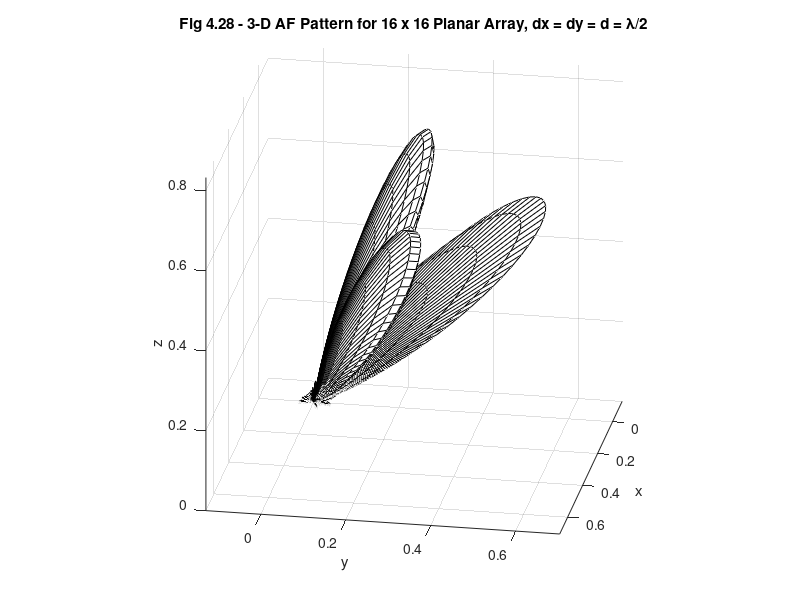

This chart was generated by the following MATLAB code:
%%%%%%%%%%%%%%%%%%%%%%%%%%%%%%%%%%%%%%%%%%%%%%%%%%%%%%%%%%%%%
%%                                                         %%
%% ******************************************************  %%
%% * Smart Antennas for Wireless Applications w/ Matlab *  %%
%% ******************************************************  %%
%%                                                         %%
%% Chapter 4: Fig 4.28                                     %%
%%                                                         %%
%% Author: Frank Gross                                     %%
%% McGraw-Hill, 2005                                       %%
%% Date:  9/12/2004                                        %%
%%                                                         %%
%% This code creates Fig 4.28, a 3-D plot of three spot    %%
%%     beams created by a 16x16 Square Planar Array with   %%
%%     spacing dx = dy = d, using Kaiser-Bessel Weights    %%
%%     for alpha = 3.                                      %%
%%%%%%%%%%%%%%%%%%%%%%%%%%%%%%%%%%%%%%%%%%%%%%%%%%%%%%%%%%%%%      

%%------------------- Define Variables:--------------------%%
% d - element spacing (lambda/2)                            %
% N - number of antenna elements in both x & y direction    %
% theta1 - beam 1 angle (30 deg)                            %
% phi1 - beam 1 angle (45 deg)                              %
% theta2 - beam 2 angle (45 deg)                            %
% phi2 - beam 2 angle (60 deg)                              %
% theta3 - beam 3 angle (45 deg)                            %
% phi3 - beam 3 angle (30 deg)                              %
% beta - Kaiser-Bessel attenuation parameter                % 
% Wn - normalized Kaiser-Bessel Weights                     %
% AF1 - Array Factor of Planar Array beam 1                 %
% AF2 - Array Factor of Planar Array beam 2                 %
% AF3 - Array Factor of Planar Array beam 3                 %
% AFn - Total Array Factor Pattern                          %
% x - spherical coordinate transform for AF in x direction  % 
% y - spherical coordinate transform for AF in y direction  %
% z - spherical coordinate transform for AF in z direction  %
%%---------------------------------------------------------%%

%%---------------------- Given Values ----------------------%%

d = 0.5;  N = 16; 

%- Angles -%

theta1 = pi/6;  phi1 = pi/4;
theta2 = pi/4;  phi2 = pi/3;
theta3 = pi/4;  phi3 = pi/6;

%- Weights -%

beta = 3;
Wn = kaiser(N,beta)/max(kaiser(N,beta));

%---------------------------%

th = [0:150]*pi/300;  ph = [0:150]*2*pi/150;  % Vector of angles, theta & phi
[Th,Ph] = meshgrid(th,ph);                    % Create array of angles based on vectors, theta & phi

%%------------------------ Create Array Factor for Beam 1 -----------------------------%%

AFx = 0;  AFy = 0;  % initial conditions

for i = 1:N
    AFx = AFx + Wn(i)*exp(-1j*(i - 1)*2*pi*d*(sin(Th).*cos(Ph) - sin(theta1).*cos(phi1)));
    AFy = AFy + Wn(i)*exp(-1j*(i - 1)*2*pi*d*(sin(Th).*sin(Ph) - sin(theta1).*sin(phi1)));
end

maxx = max(max(abs(AFx)));  maxy = max(max(abs(AFy)));  % maxima to normalize AF1

AF1 = AFx.*AFy/(maxx*maxy);

%%------------------------ Create Array Factor for Beam 2 -----------------------------%%

AFx = 0;  AFy = 0;  % reset intital conditions

for i = 1:N
    AFx = AFx + Wn(i)*exp(-1j*(i - 1)*2*pi*d*(sin(Th).*cos(Ph) - sin(theta2).*cos(phi2)));
    AFy = AFy + Wn(i)*exp(-1j*(i - 1)*2*pi*d*(sin(Th).*sin(Ph) - sin(theta2).*sin(phi2)));
end

maxx = max(max(abs(AFx)));  maxy = max(max(abs(AFy)));

AF2 = AFx.*AFy/(maxx*maxy);

%%------------------------ Create Array Factor for Beam 3 -----------------------------%%

AFx = 0;  AFy = 0;
for i = 1:N
    AFx = AFx + Wn(i)*exp(-1j*(i - 1)*2*pi*d*(sin(Th).*cos(Ph) - sin(theta3).*cos(phi3)));
    AFy = AFy + Wn(i)*exp(-1j*(i - 1)*2*pi*d*(sin(Th).*sin(Ph) - sin(theta3).*sin(phi3)));
end
maxx = max(max(abs(AFx)));  maxy = max(max(abs(AFy)));

AF3 = AFx.*AFy/(maxx*maxy);

%%------------------------ Create Normalized Array Factor -----------------------------%%

AFn = AF1 + AF2 + AF3;

%%-- Create Parametric Equations for Spherical Coordinates to Rectangular Coordinates --%%

x = abs(AFn).*sin(Th).*cos(Ph);
y = abs(AFn).*sin(Th).*sin(Ph);
z = abs(AFn).*cos(Th);

%%-------------------------- Plot Results ---------------------------%%

mesh(x,y,z)

title('\bfFig 4.28 - 3-D AF Pattern for 16 x 16 Planar Array, dx = dy = d = \lambda/2')
xlabel('x')
ylabel('y')
zlabel('z')

%% Alter Image Characteristics %%

colormap([0 0 0])
axis equal
view(100,22)
